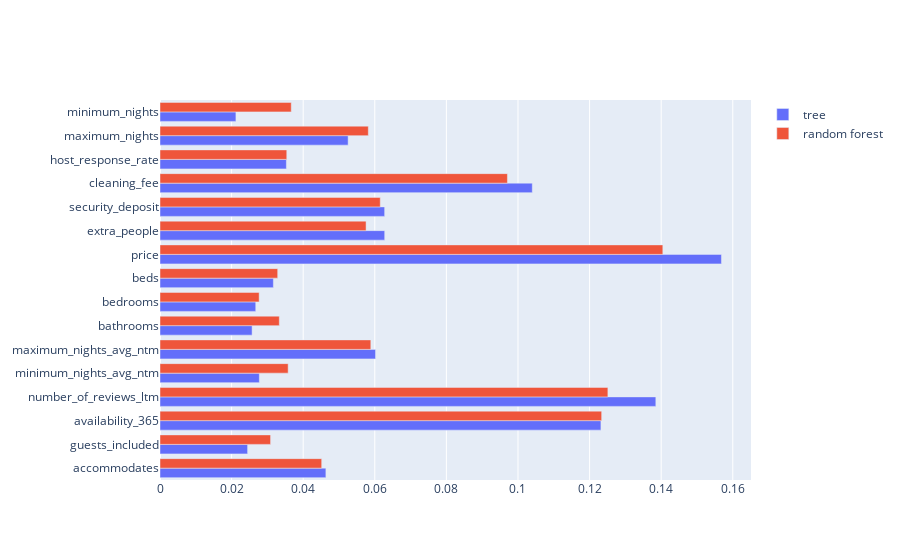

The notebook cell saved with this chart:
### Code cell
fig = go.Figure()
fig.add_trace(go.Bar(
    x = imp_tree,
    y = meta['quant'],
    name = 'tree',
    #marker_color = 'indianred',
    orientation = 'h'
))
fig.add_trace(go.Bar(
    x = imp_rf,
    y = meta['quant'],
    name = 'random forest',
    #marker_color = 'lightsalmon',
    orientation = 'h'
))

# Here we modify the tickangle of the xaxis, resulting in rotated labels.
#fig.update_layout(barmode='group', xaxis_tickangle=-45)
fig.show()

### Figure 1 — Plotly figure (JSON) as saved in the notebook; plotly's stock layout.template omitted (floating-point values rounded to 4 significant figures)
{"data": [{"name": "tree", "orientation": "h", "type": "bar", "x": [0.04634, 0.02447, 0.1232, 0.1385, 0.02775, 0.06021, 0.02573, 0.02675, 0.03167, 0.1568, 0.06277, 0.06275, 0.104, 0.0353, 0.05255, 0.02121], "y": ["accommodates", "guests_included", "availability_365", "number_of_reviews_ltm", "minimum_nights_avg_ntm", "maximum_nights_avg_ntm", "bathrooms", "bedrooms", "beds", "price", "extra_people", "security_deposit", "cleaning_fee", "host_response_rate", "maximum_nights", "minimum_nights"]}, {"name": "random forest", "orientation": "h", "type": "bar", "x": [0.04517, 0.03089, 0.1234, 0.1251, 0.0358, 0.05889, 0.03333, 0.0277, 0.03288, 0.1405, 0.05756, 0.06153, 0.09705, 0.03541, 0.05819, 0.03666], "y": ["accommodates", "guests_included", "availability_365", "number_of_reviews_ltm", "minimum_nights_avg_ntm", "maximum_nights_avg_ntm", "bathrooms", "bedrooms", "beds", "price", "extra_people", "security_deposit", "cleaning_fee", "host_response_rate", "maximum_nights", "minimum_nights"]}], "layout": {}}
